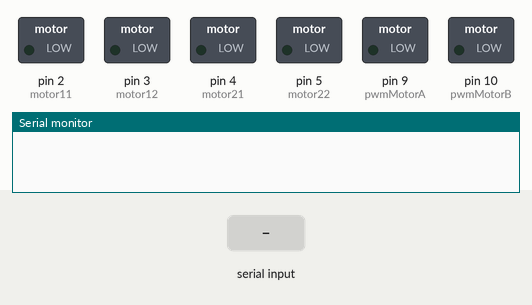
This sketch was run on a simulated Arduino Uno, built with avr-gcc and run on an emulated ATmega328P. Shown: switched loads named in the sketch (green lamp = pin HIGH), the last lines printed to the serial monitor. The test bench sets the inputs (shaded band).

Above: at 1.2 s.
1.3 s: "T" received over the second serial link
At 1.8 s:
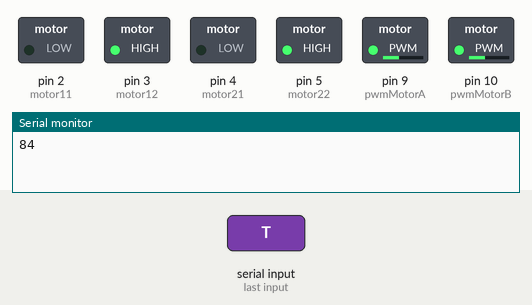
2.8 s: "B" received over the second serial link
At 4.0 s:
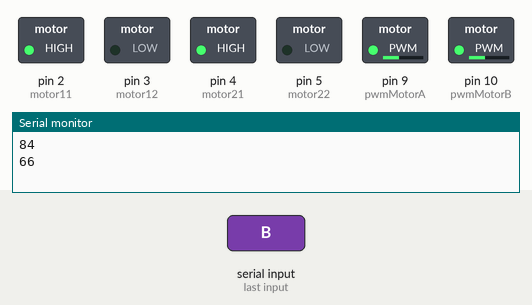
4.3 s: "L" received over the second serial link
At 5.2 s:
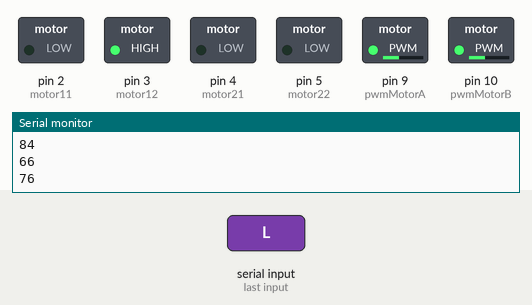
5.8 s: "R" received over the second serial link
At 6.4 s:
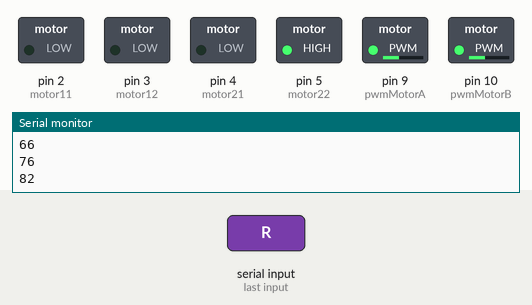
7.3 s: "S" received over the second serial link
At 8.7 s:
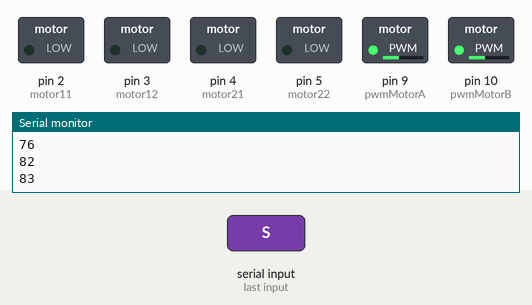
Timing chart, 0 to 9.8 s (numbered marks = the images above; inputs shaded):
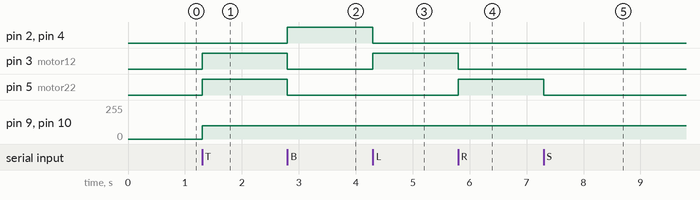

The sketch:

bot.ino
```cpp
#include <SoftwareSerial.h>

SoftwareSerial bt(11,12);
byte motor11 = 2 ,motor12 = 3,
    motor21 = 4, motor22 = 5,
    pwmMotorA = 9, pwmMotorB = 10;
int velocidad = 100;

void setup() {
   Serial.begin(9600);
  bt.begin(9600);
  pinMode(motor11, OUTPUT);
  pinMode(motor12, OUTPUT);
  pinMode(motor21, OUTPUT);
  pinMode(motor22, OUTPUT);
  pinMode(pwmMotorA, OUTPUT);
  pinMode(pwmMotorB, OUTPUT);


}

void loop() {

   //up = 84
   //right = 82
   //left = 76
  //down = 66
  // stop = 83
  if (bt.available()) {
//      Serial.println(bt.read());
      int data = bt.read();
      if( data == 84){//T

       digitalWrite(motor11,LOW);
       digitalWrite(motor12,HIGH);
       digitalWrite(motor21,LOW);
       digitalWrite(motor22,HIGH);

       analogWrite(pwmMotorA, velocidad);
       analogWrite(pwmMotorB, velocidad);

    }else if( data == 66){//B

       digitalWrite(motor11,HIGH);
       digitalWrite(motor12,LOW);
       digitalWrite(motor21,HIGH);
       digitalWrite(motor22,LOW);

       analogWrite(pwmMotorA, velocidad);
       analogWrite(pwmMotorB, velocidad);

    }else if( data == 76){//L

       digitalWrite(motor11,LOW);
       digitalWrite(motor12,HIGH);
       digitalWrite(motor21,LOW);
       digitalWrite(motor22,LOW);

       analogWrite(pwmMotorA, velocidad);
       analogWrite(pwmMotorB, velocidad);

    }else if( data == 82){//R

       digitalWrite(motor11,LOW);
       digitalWrite(motor12,LOW);
       digitalWrite(motor21,LOW);
       digitalWrite(motor22,HIGH);

       analogWrite(pwmMotorA, velocidad);
       analogWrite(pwmMotorB, velocidad);

    }else if( data == 83){//S

       digitalWrite(motor11,LOW);
       digitalWrite(motor12,LOW);
       digitalWrite(motor21,LOW);
       digitalWrite(motor22,LOW);

       analogWrite(pwmMotorA, velocidad);
       analogWrite(pwmMotorB, velocidad);

    }
      Serial.println(data);
    }


}
```

Measured:
- after the input at 1.3 s, pin 3 (motor12), pin 5 (motor22): LOW → HIGH at once; pin 9 (pwmMotorA), pin 10 (pwmMotorB): 0/255 → 100/255 at once
- after the input at 2.8 s, pin 2 (motor11), pin 4 (motor21): LOW → HIGH at once; pin 3 (motor12), pin 5 (motor22): HIGH → LOW at once
- after the input at 4.3 s, pin 2 (motor11), pin 4 (motor21): HIGH → LOW at once; pin 3 (motor12): LOW → HIGH at once
- after the input at 5.8 s, pin 3 (motor12): HIGH → LOW at once; pin 5 (motor22): LOW → HIGH at once
- after the input at 7.3 s, pin 5 (motor22): HIGH → LOW at once
